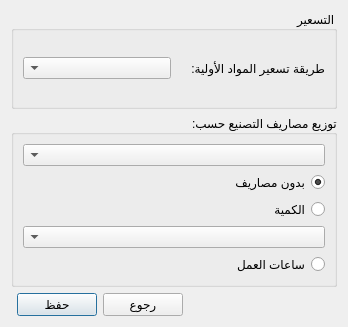
<?xml version="1.0" encoding="UTF-8"?>
<ui version="4.0">
 <class>Synchronization_Settings</class>
 <widget class="QDialog" name="Synchronization_Settings">
  <property name="geometry">
   <rect>
    <x>0</x>
    <y>0</y>
    <width>348</width>
    <height>327</height>
   </rect>
  </property>
  <property name="windowTitle">
   <string>افتراضيات المزامنة</string>
  </property>
  <property name="layoutDirection">
   <enum>Qt::RightToLeft</enum>
  </property>
  <layout class="QGridLayout" name="gridLayout_3">
   <item row="0" column="0" colspan="4">
    <widget class="QGroupBox" name="groupBox">
     <property name="title">
      <string>التسعير</string>
     </property>
     <layout class="QGridLayout" name="gridLayout">
      <item row="0" column="1">
       <widget class="QComboBox" name="material_pricing_method_combobox"/>
      </item>
      <item row="0" column="0">
       <widget class="QLabel" name="label_16">
        <property name="text">
         <string>طريقة تسعير المواد الأولية:</string>
        </property>
       </widget>
      </item>
     </layout>
    </widget>
   </item>
   <item row="2" column="0">
    <spacer name="horizontalSpacer">
     <property name="orientation">
      <enum>Qt::Horizontal</enum>
     </property>
     <property name="sizeHint" stdset="0">
      <size>
       <width>153</width>
       <height>20</height>
      </size>
     </property>
    </spacer>
   </item>
   <item row="2" column="2">
    <widget class="QPushButton" name="save_btn">
     <property name="text">
      <string>حفظ</string>
     </property>
    </widget>
   </item>
   <item row="1" column="0" colspan="4">
    <widget class="QGroupBox" name="expenses_groupbox">
     <property name="enabled">
      <bool>true</bool>
     </property>
     <property name="title">
      <string>:توزيع مصاريف التصنيع حسب</string>
     </property>
     <layout class="QGridLayout" name="gridLayout_2">
      <item row="0" column="0">
       <widget class="QComboBox" name="expenses_type_combobox">
        <property name="enabled">
         <bool>true</bool>
        </property>
        <property name="layoutDirection">
         <enum>Qt::RightToLeft</enum>
        </property>
       </widget>
      </item>
      <item row="1" column="0">
       <widget class="QRadioButton" name="no_expenses_radio">
        <property name="enabled">
         <bool>true</bool>
        </property>
        <property name="layoutDirection">
         <enum>Qt::RightToLeft</enum>
        </property>
        <property name="text">
         <string>بدون مصاريف</string>
        </property>
        <property name="checked">
         <bool>true</bool>
        </property>
       </widget>
      </item>
      <item row="2" column="0">
       <widget class="QRadioButton" name="quantity_expenses_radio">
        <property name="enabled">
         <bool>true</bool>
        </property>
        <property name="layoutDirection">
         <enum>Qt::RightToLeft</enum>
        </property>
        <property name="text">
         <string>الكمية</string>
        </property>
       </widget>
      </item>
      <item row="3" column="0">
       <widget class="QComboBox" name="radio_quantity_unit_expenses_combobox">
        <property name="enabled">
         <bool>true</bool>
        </property>
        <property name="layoutDirection">
         <enum>Qt::RightToLeft</enum>
        </property>
       </widget>
      </item>
      <item row="4" column="0">
       <widget class="QRadioButton" name="hours_expenses_radio">
        <property name="enabled">
         <bool>true</bool>
        </property>
        <property name="layoutDirection">
         <enum>Qt::RightToLeft</enum>
        </property>
        <property name="text">
         <string>ساعات العمل</string>
        </property>
       </widget>
      </item>
     </layout>
    </widget>
   </item>
   <item row="2" column="1">
    <widget class="QPushButton" name="cancel_btn">
     <property name="text">
      <string>رجوع</string>
     </property>
    </widget>
   </item>
  </layout>
 </widget>
 <resources/>
 <connections/>
</ui>
